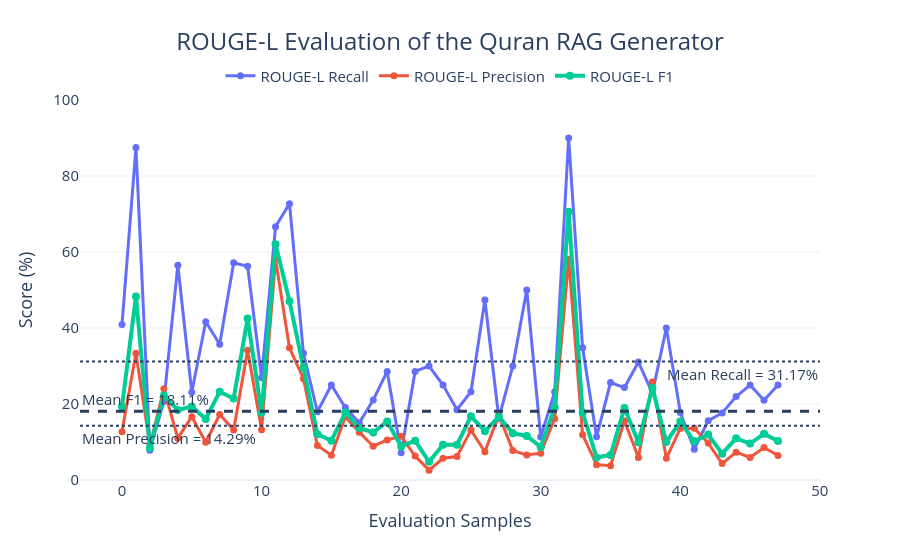

Notebook code for this chart:
### Code cell
import plotly.graph_objects as go

fig = go.Figure()

# =========================
# Main ROUGE curves
# =========================
fig.add_trace(
    go.Scatter(
        x=rouge_evaluation.index,
        y=rouge_evaluation['r'] * 100,
        mode="lines+markers",
        name="ROUGE-L Recall",
        line=dict(width=3),
        marker=dict(size=7),
    )
)

fig.add_trace(
    go.Scatter(
        x=rouge_evaluation.index,
        y=rouge_evaluation['p'] * 100,
        mode="lines+markers",
        name="ROUGE-L Precision",
        line=dict(width=3),
        marker=dict(size=7),
    )
)

fig.add_trace(
    go.Scatter(
        x=rouge_evaluation.index,
        y=rouge_evaluation['f'] * 100,
        mode="lines+markers",
        name="ROUGE-L F1",
        line=dict(width=4),
        marker=dict(size=8),
    )
)

# =========================
# Mean lines
# =========================
mean_f1 = rouge_evaluation['f'].mean() * 100
mean_p = rouge_evaluation['p'].mean() * 100
mean_r = rouge_evaluation['r'].mean() * 100

fig.add_hline(
    y=mean_f1,
    line_width=3,
    line_dash="dash",
    annotation_text=f"Mean F1 = {mean_f1:.2f}%",
    annotation_position="top left"
)

fig.add_hline(
    y=mean_p,
    line_width=2,
    line_dash="dot",
    annotation_text=f"Mean Precision = {mean_p:.2f}%",
    annotation_position="bottom left"
)

fig.add_hline(
    y=mean_r,
    line_width=2,
    line_dash="dot",
    annotation_text=f"Mean Recall = {mean_r:.2f}%",
    annotation_position="bottom right"
)


# =========================
# Layout
# =========================
fig.update_layout(
    title={
        "text": "ROUGE-L Evaluation of the Quran RAG Generator",
        "x": 0.5,
        "xanchor": "center",
        "font": dict(size=24)
    },
    xaxis_title="Evaluation Samples",
    yaxis_title="Score (%)",
    template="plotly_white",
    
    hovermode="x unified",
    legend=dict(
        orientation="h",
        yanchor="bottom",
        y=1.02,
        xanchor="center",
        x=0.5
    ),
    font=dict(size=15)
)

# Better axes
fig.update_xaxes(
    showgrid=False,
    zeroline=False
)

fig.update_yaxes(
    range=[0, 100],
    showgrid=True,
    gridwidth=1
)

fig.show()

### Figure 1 — Plotly figure (JSON) as saved in the notebook; plotly's stock layout.template omitted (floating-point values rounded to 4 significant figures)
{"data": [{"line": {"width": 3}, "marker": {"size": 7}, "mode": "lines+markers", "name": "ROUGE-L Recall", "type": "scatter", "x": [0, 1, 2, 3, 4, 5, 6, 7, 8, 9, 10, 11, 12, 13, 14, 15, 16, 17, 18, 19, 20, 21, 22, 23, 24, 25, 26, 27, 28, 29, 30, 31, 32, 33, 34, 35, 36, 37, 38, 39, 40, 41, 42, 43, 44, 45, 46, 47], "y": [40.91, 87.5, 7.843, 20.69, 56.52, 23.08, 41.67, 35.71, 57.14, 56.25, 26.92, 66.67, 72.73, 33.33, 17.95, 25.0, 19.05, 15.04, 21.05, 28.57, 7.143, 28.57, 30.0, 25.0, 18.52, 23.21, 47.37, 16.22, 30.0, 50.0, 11.29, 23.26, 90.0, 34.78, 11.36, 25.64, 24.32, 31.03, 22.86, 40.0, 17.78, 8.108, 15.62, 17.65, 21.95, 25.0, 20.99, 25.0]}, {"line": {"width": 3}, "marker": {"size": 7}, "mode": "lines+markers", "name": "ROUGE-L Precision", "type": "scatter", "x": [0, 1, 2, 3, 4, 5, 6, 7, 8, 9, 10, 11, 12, 13, 14, 15, 16, 17, 18, 19, 20, 21, 22, 23, 24, 25, 26, 27, 28, 29, 30, 31, 32, 33, 34, 35, 36, 37, 38, 39, 40, 41, 42, 43, 44, 45, 46, 47], "y": [12.68, 33.33, 9.091, 24.0, 11.02, 16.67, 9.934, 17.24, 13.19, 34.18, 13.21, 58.06, 34.78, 26.67, 9.091, 6.522, 16.67, 12.59, 8.889, 10.53, 11.54, 6.316, 2.597, 5.714, 6.173, 13.13, 7.438, 17.14, 7.759, 6.557, 7.071, 16.13, 58.06, 11.94, 4.032, 3.759, 15.52, 5.921, 25.81, 5.714, 13.56, 13.64, 9.709, 4.317, 7.317, 5.932, 8.543, 6.452]}, {"line": {"width": 4}, "marker": {"size": 8}, "mode": "lines+markers", "name": "ROUGE-L F1", "type": "scatter", "x": [0, 1, 2, 3, 4, 5, 6, 7, 8, 9, 10, 11, 12, 13, 14, 15, 16, 17, 18, 19, 20, 21, 22, 23, 24, 25, 26, 27, 28, 29, 30, 31, 32, 33, 34, 35, 36, 37, 38, 39, 40, 41, 42, 43, 44, 45, 46, 47], "y": [19.35, 48.28, 8.421, 22.22, 18.44, 19.35, 16.04, 23.26, 21.43, 42.52, 17.72, 62.07, 47.06, 29.63, 12.07, 10.34, 17.78, 13.71, 12.5, 15.38, 8.824, 10.34, 4.781, 9.302, 9.259, 16.77, 12.86, 16.67, 12.33, 11.59, 8.696, 19.05, 70.59, 17.78, 5.952, 6.557, 18.95, 9.945, 24.24, 10.0, 15.38, 10.17, 11.98, 6.936, 10.98, 9.589, 12.14, 10.26]}], "layout": {"annotations": [{"showarrow": false, "text": "Mean F1 = 18.11%", "x": 0, "xanchor": "left", "xref": "x domain", "y": 18.11, "yanchor": "bottom", "yref": "y"}, {"showarrow": false, "text": "Mean Precision = 14.29%", "x": 0, "xanchor": "left", "xref": "x domain", "y": 14.29, "yanchor": "top", "yref": "y"}, {"showarrow": false, "text": "Mean Recall = 31.17%", "x": 1, "xanchor": "right", "xref": "x domain", "y": 31.17, "yanchor": "top", "yref": "y"}], "font": {"size": 15}, "hovermode": "x unified", "legend": {"orientation": "h", "x": 0.5, "xanchor": "center", "y": 1.02, "yanchor": "bottom"}, "shapes": [{"line": {"dash": "dash", "width": 3}, "type": "line", "x0": 0, "x1": 1, "xref": "x domain", "y0": 18.11, "y1": 18.11, "yref": "y"}, {"line": {"dash": "dot", "width": 2}, "type": "line", "x0": 0, "x1": 1, "xref": "x domain", "y0": 14.29, "y1": 14.29, "yref": "y"}, {"line": {"dash": "dot", "width": 2}, "type": "line", "x0": 0, "x1": 1, "xref": "x domain", "y0": 31.17, "y1": 31.17, "yref": "y"}], "title": {"font": {"size": 24}, "text": "ROUGE-L Evaluation of the Quran RAG Generator", "x": 0.5, "xanchor": "center"}, "xaxis": {"showgrid": false, "title": {"text": "Evaluation Samples"}, "zeroline": false}, "yaxis": {"gridwidth": 1, "range": [0, 100], "showgrid": true, "title": {"text": "Score (%)"}}}}
